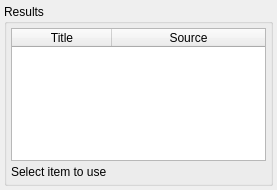
<?xml version="1.0" encoding="UTF-8"?>
<ui version="4.0">
 <class>Form</class>
 <widget class="QWidget" name="Form">
  <property name="geometry">
   <rect>
    <x>0</x>
    <y>0</y>
    <width>277</width>
    <height>190</height>
   </rect>
  </property>
  <property name="windowTitle">
   <string>Form</string>
  </property>
  <layout class="QVBoxLayout" name="verticalLayout_2">
   <property name="spacing">
    <number>4</number>
   </property>
   <property name="margin">
    <number>4</number>
   </property>
   <item>
    <widget class="QGroupBox" name="groupBox">
     <property name="title">
      <string>Results</string>
     </property>
     <layout class="QVBoxLayout" name="verticalLayout">
      <property name="spacing">
       <number>4</number>
      </property>
      <property name="margin">
       <number>4</number>
      </property>
      <item>
       <widget class="QTableWidget" name="resultsWidget">
        <property name="selectionMode">
         <enum>QAbstractItemView::SingleSelection</enum>
        </property>
        <property name="selectionBehavior">
         <enum>QAbstractItemView::SelectRows</enum>
        </property>
        <attribute name="horizontalHeaderHighlightSections">
         <bool>false</bool>
        </attribute>
        <attribute name="horizontalHeaderStretchLastSection">
         <bool>true</bool>
        </attribute>
        <attribute name="verticalHeaderVisible">
         <bool>false</bool>
        </attribute>
        <column>
         <property name="text">
          <string>Title</string>
         </property>
         <property name="toolTip">
          <string extracomment="Data found"/>
         </property>
        </column>
        <column>
         <property name="text">
          <string>Source</string>
         </property>
         <property name="toolTip">
          <string extracomment="Source of information"/>
         </property>
        </column>
       </widget>
      </item>
      <item>
       <widget class="QLabel" name="label_6">
        <property name="text">
         <string>Select item to use</string>
        </property>
       </widget>
      </item>
     </layout>
    </widget>
   </item>
  </layout>
 </widget>
 <resources/>
 <connections/>
</ui>
